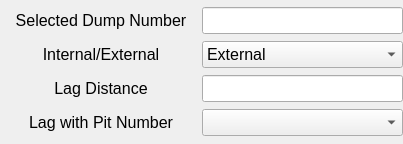
<?xml version="1.0" encoding="UTF-8"?>
<ui version="4.0">
 <class>DumpOptionWgt</class>
 <widget class="QWidget" name="DumpOptionWgt">
  <property name="geometry">
   <rect>
    <x>0</x>
    <y>0</y>
    <width>403</width>
    <height>144</height>
   </rect>
  </property>
  <property name="windowTitle">
   <string>Form</string>
  </property>
  <layout class="QVBoxLayout" name="verticalLayout">
   <property name="spacing">
    <number>0</number>
   </property>
   <property name="leftMargin">
    <number>0</number>
   </property>
   <property name="topMargin">
    <number>0</number>
   </property>
   <property name="rightMargin">
    <number>0</number>
   </property>
   <property name="bottomMargin">
    <number>0</number>
   </property>
   <item>
    <layout class="QHBoxLayout" name="horizontalLayout" stretch="1,1">
     <item>
      <widget class="QLabel" name="label">
       <property name="font">
        <font>
         <pointsize>12</pointsize>
        </font>
       </property>
       <property name="text">
        <string>Selected Dump Number</string>
       </property>
       <property name="alignment">
        <set>Qt::AlignCenter</set>
       </property>
      </widget>
     </item>
     <item>
      <widget class="QLineEdit" name="lineEdit_2">
       <property name="font">
        <font>
         <pointsize>12</pointsize>
        </font>
       </property>
       <property name="alignment">
        <set>Qt::AlignCenter</set>
       </property>
      </widget>
     </item>
    </layout>
   </item>
   <item>
    <layout class="QHBoxLayout" name="horizontalLayout_2">
     <item>
      <widget class="QLabel" name="label_2">
       <property name="font">
        <font>
         <pointsize>12</pointsize>
        </font>
       </property>
       <property name="text">
        <string>Internal/External</string>
       </property>
       <property name="alignment">
        <set>Qt::AlignCenter</set>
       </property>
      </widget>
     </item>
     <item>
      <widget class="QComboBox" name="comboBox">
       <property name="font">
        <font>
         <pointsize>12</pointsize>
        </font>
       </property>
       <item>
        <property name="text">
         <string>External</string>
        </property>
       </item>
       <item>
        <property name="text">
         <string>Internal</string>
        </property>
       </item>
      </widget>
     </item>
    </layout>
   </item>
   <item>
    <layout class="QHBoxLayout" name="horizontalLayout_3" stretch="1,1">
     <item>
      <widget class="QLabel" name="label_3">
       <property name="font">
        <font>
         <pointsize>12</pointsize>
        </font>
       </property>
       <property name="text">
        <string>Lag Distance</string>
       </property>
       <property name="alignment">
        <set>Qt::AlignCenter</set>
       </property>
      </widget>
     </item>
     <item>
      <widget class="QLineEdit" name="lineEdit">
       <property name="font">
        <font>
         <pointsize>12</pointsize>
        </font>
       </property>
       <property name="alignment">
        <set>Qt::AlignCenter</set>
       </property>
      </widget>
     </item>
    </layout>
   </item>
   <item>
    <layout class="QHBoxLayout" name="horizontalLayout_4" stretch="1,1">
     <item>
      <widget class="QLabel" name="label_4">
       <property name="font">
        <font>
         <pointsize>12</pointsize>
        </font>
       </property>
       <property name="text">
        <string>Lag with Pit Number</string>
       </property>
       <property name="alignment">
        <set>Qt::AlignCenter</set>
       </property>
      </widget>
     </item>
     <item>
      <widget class="QComboBox" name="comboBox_2">
       <property name="font">
        <font>
         <pointsize>12</pointsize>
        </font>
       </property>
      </widget>
     </item>
    </layout>
   </item>
  </layout>
 </widget>
 <resources/>
 <connections/>
</ui>
